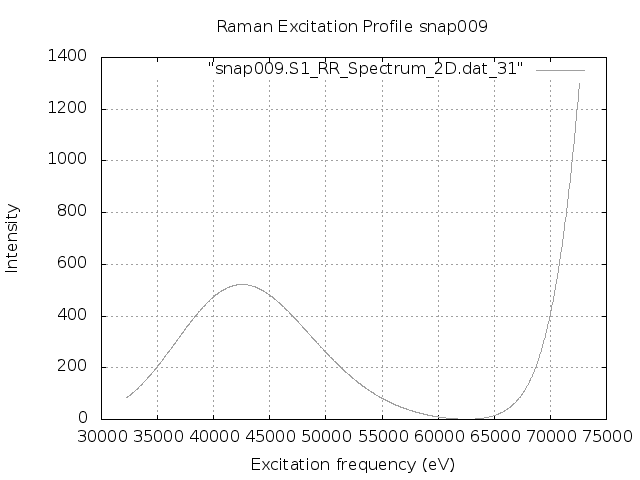

Write the gnuplot code that produced this figure.
set terminal png
set output "snap009.S1.REP.png"
set xlabel 'Excitation frequency (eV)'
set ylabel 'Intensity'
set title "Raman Excitation Profile snap009"
set grid
set autoscale
plot "snap009.S1_RR_Spectrum_2D.dat_31" with lines lc "blue"
exit
